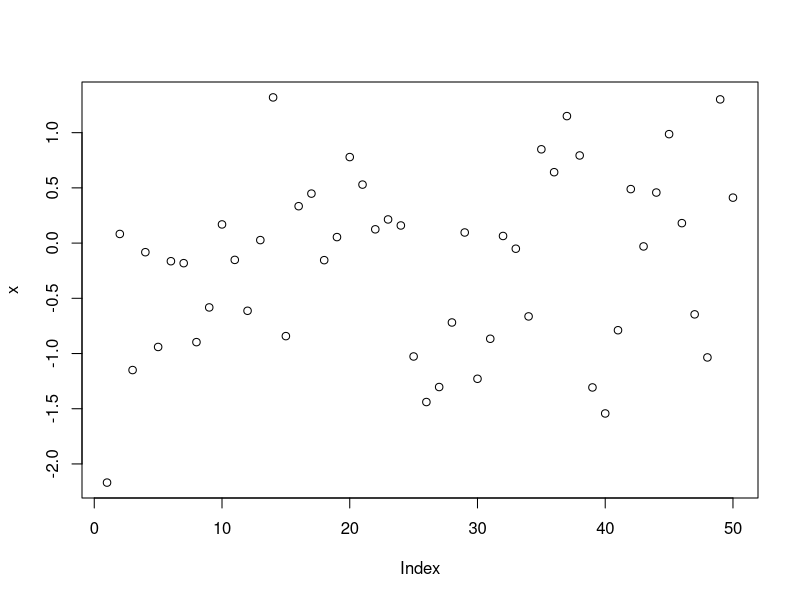
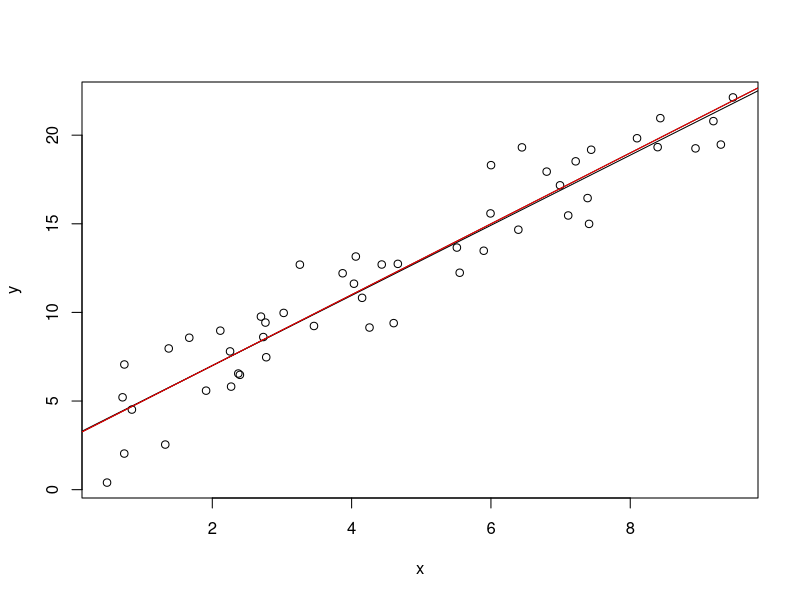
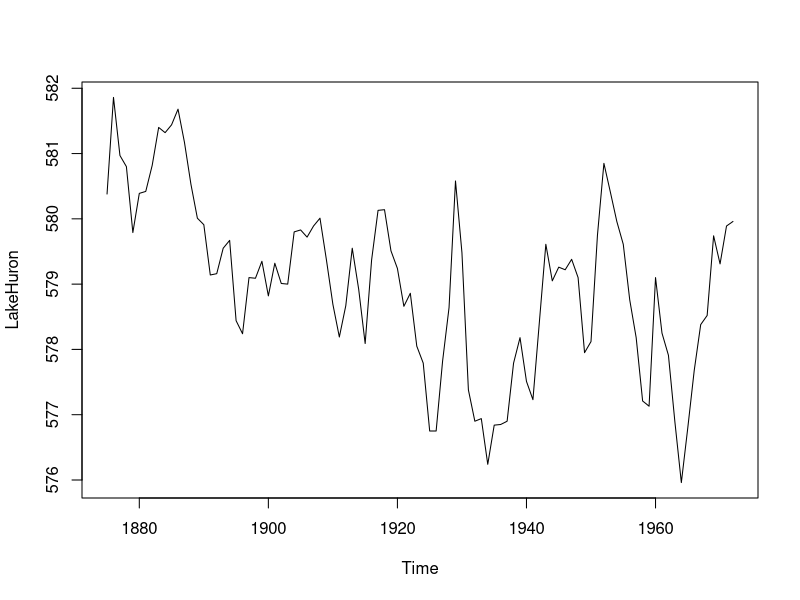
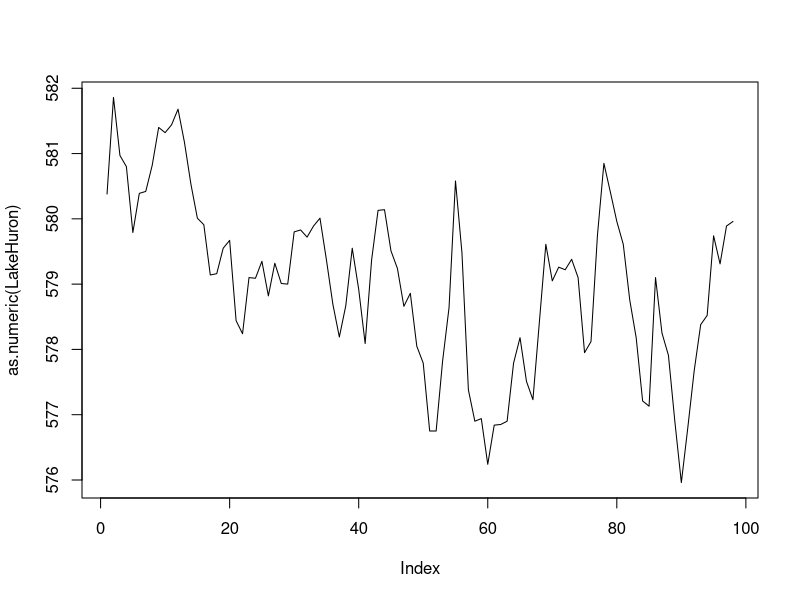
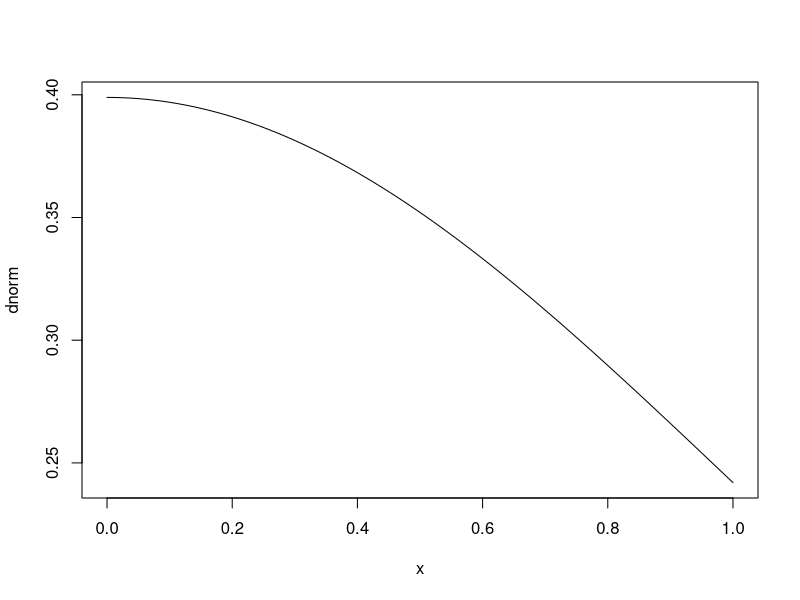
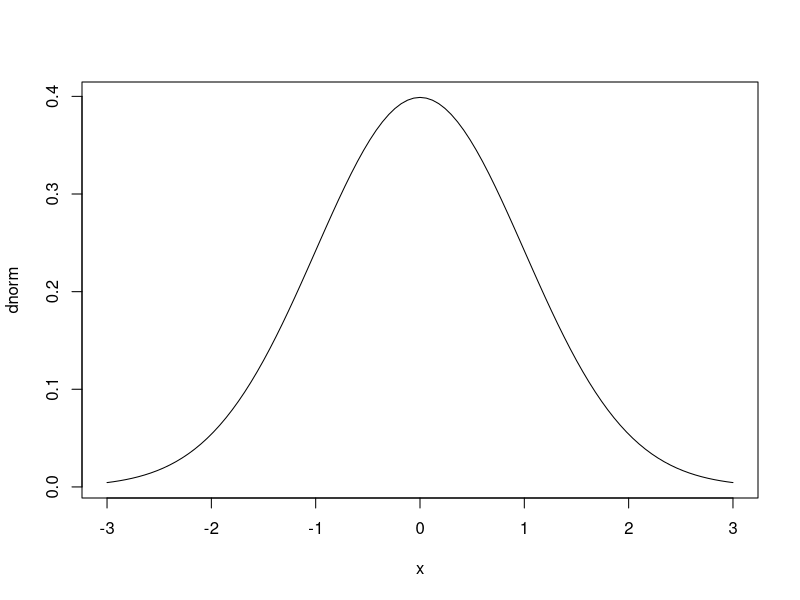
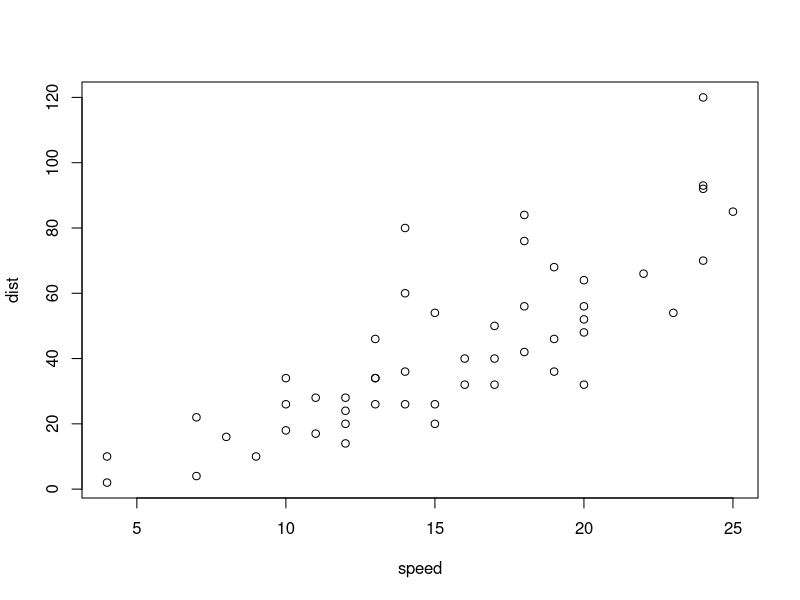
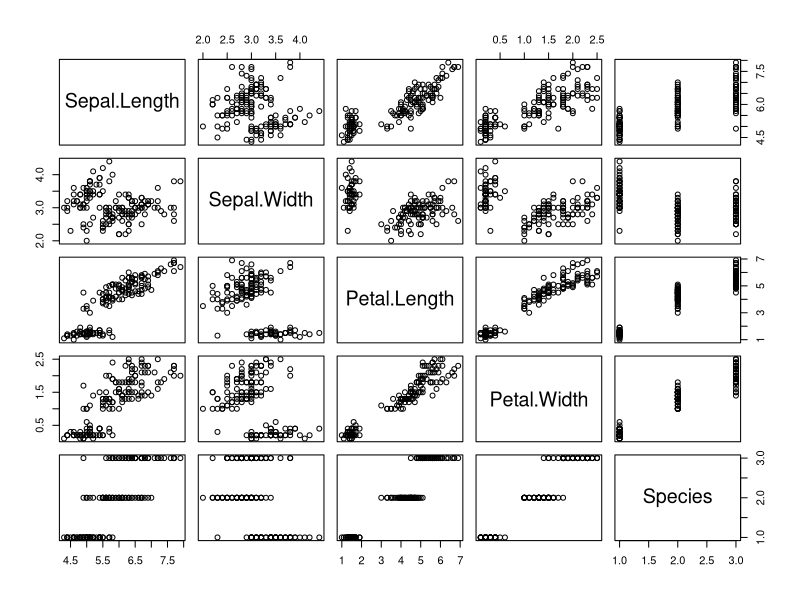

Write the R code that produced these figures, in order.
# Discussion 4
# This material was originally developed by Andrew Blandino
# Plotting with base R

# R can do plotting without any packages (excluding the `graphics` package which comes with R).
# The R manual (see https://cran.r-project.org/doc/manuals/r-release/R-intro.pdf, see Ch 12) specifies 
# three types of plotting features available:
# 1. High-level plots: creates a new plot (overriding an existing plot).
# 2. Low-level plots: adds plotting content to an *existing* plot.
# 3. Interactive: adds/extracts information to/from an *existing* plot usually by way of the mouse.
# We won't spend any time on this last one, since they are less important, but the functionality is there.

# Let's see some examples.

### High-level plotting functions

# first start with plot()

# plot() generates different plots based on the input given

## plot(x) for x numeric vector
x <- rnorm(50)
class(x)
plot(x)
# What is on the x-axis? How do we verify our guess?


## Scatter plots (x,y) numeric

# let's generate some data, here a simulated linear model
x <- runif(50,0,10) # runif(n,min,max)
y <- 3 + 2*x + rnorm(50,sd=2)
plot(x,y)
abline(lm(y~x)) # lm() : linear model
# low-level plots add plots to an already existing plot
# here we can add a straight line to our scatter plot using abline()
# 
abline(a=3,b=2) # abline(a,b) a=intercept, b=slope
# other plotting arguments available
# can set color of plot by 'col' option
abline(a=3,b=2,col='red')

## time series data
LakeHuron # level, in feet, of Lake Huron
class(LakeHuron) # of class ts
plot(LakeHuron)
plot(as.numeric(LakeHuron),type='l') # same plot, but axis and labels are different

## plot(function)
# the argument here is a function
# the plot() assumes a univariate function x -> f(x)
class(dnorm)
plot(dnorm) # default is to plot from x = [0,1]
plot(dnorm,xlim=c(-3,3)) # can change 

## data frame
head(cars) # bivariate dataframe
class(cars)
plot(cars)
#
head(iris)
plot(iris) # multivariate data.frame
pairs(iris) # plot() actually calls pairs() for more than two-columns
?pairs() # matrix of scatterplots
# note that 'Species' is factor but is plotted as numeric() here
plot(iris[,-5]) # without the factor 'Species'

# table
# class = table
class(Titanic)
plot(Titanic) # too many factors here, hard to tell
# four variables here
# can see by
str(Titanic)
margin.table(Titanic,c(1,4)) # Class and Survived
apply(Titanic,c(1,4),sum) # similar output as above
# classes are different
class(margin.table(Titanic,c(1,4)))
class(apply(Titanic,c(1,4),sum))
plot(apply(Titanic,c(1,4),sum)) # not a table 
plot(margin.table(Titanic,c(1,4))) # money talks
mosaicplot(margin.table(Titanic,c(1,4))) # what is actually being called
plot(margin.table(Titanic,c(2,4))) 

## Factors
mpg<-ggplot2::mpg # dataset from ggplot2
head(mpg)
plot(as.factor(mpg$trans),mpg$displ)  # Really messy, how to fix?


## Conditioning scatter plots
# co-plot
pairs(iris) # we can 
coplot(Sepal.Length ~ Petal.Width | Species, data=iris, rows=1)
coplot(Petal.Length ~ Petal.Width | Species, data=iris, rows=1) # notice the separation
# same for mpg data
pairs(formula = ~cty+displ+as.factor(trans),data=mpg )
coplot(mpg$cty~mpg$displ | as.factor( substr(mpg$trans,1,1) ) )

### Exercise ###
# get a scatter plot like the last one but on one plot
# but with the automatic and manual observations *distinct*
# (Hint: try the points() function )
#   fake code:
#   plot(auto)
#   points(manual, col='red')
## Also good practice to add a legend() if it's helpful!

## more plots
rm(mpg) # need to remove existing mpg object
attach(mtcars) # has column 'mpg'
# The data was extracted from the 1974 Motor Trend US magazine,
# and comprises fuel consumption and 10 aspects of automobile design
# and performance for 32 automobiles (1973–74 models).
# other high level plots
# dotchart : alternative to bar plot 
dotchart(sort(mtcars$mpg),labels=rownames(mtcars[order(mtcars$mpg),])) # notice sort() and order() here
dotchart(mpg,labels=rownames(mtcars)) # without
barplot(sort(mtcars$mpg),names.arg =rownames(mtcars[order(mtcars$mpg),]),
        horiz=TRUE, las=2 ) # need to adjust graphics parameters to fix the cutoff

# histogram
hist(mpg)
# qqplot : quantile plots
qqnorm(mpg) 
qqline(mpg)
#boxplot
boxplot(mpg) # of numeric vector
#the whiskers extend to the most extreme data point which is no more than 1.5 times the interquartile range from the box
boxplot(hp)
summary(hp)[5]+1.5*IQR(hp)
max(hp)
detach(mtcars)

# arguments to high-level plotting functions
# check the documentation
?plot # not as helpful
?plot.default # better
?dotchart 
?points
?par # can set graphical parameters, or query for the current parameters
plot(x=1:20,y=1:20,
     pch=1:20,
     xlab='X',
     ylab='Y',
     main='Title goes here',
     sub='the subtitle is down here',
     xlim=c(0,21),
     ylim=c(0,21)
     )
# adjusting the plot before
dotchart(sort(mtcars$mpg),labels=rownames(mtcars[order(mtcars$mpg),]),
         xlab="Miles per Gallon",
         main="Fuel economy",
         pch=20)
# changing the limits.
# normally xlim and ylim are fine for the plot() called
# but you might need to adjust this if you are going to add lower-level plots e.g. lines(), points(), etc.
plot(dnorm,xlim=c(-3,3))
plot(function(x) dnorm(x,sd=.5),
     add=T, # add to existing plot()
     xlim=c(-3,3)
     ) # cut-off
# change ylim on *first* plot
plot(dnorm,
     xlim=c(-3,3),
     ylim=c(0, max(dnorm(0),dnorm(0,sd=.5) ) )
     )
plot(function(x) dnorm(x,sd=.5),
     add=T, # add to existing plot()
     xlim=c(-3,3),
     ) # better

attach(anscombe) # anscombe's quartet
colors() # huge list of colors available in base R
par(mfrow=c(2,2),bg="grey99",pch=20) # mfrow for multiple plots
plot(anscombe$x1,anscombe$y1,xlab="x1",ylab='y1')
abline(lm(y1~x1))
plot(anscombe$x2,anscombe$y2,xlab="x2",ylab='y2')
abline(lm(y2~x2))
plot(anscombe$x3,anscombe$y3,xlab="x3",ylab='y3')
abline(lm(y3~x3))
plot(anscombe$x4,anscombe$y4,xlab="x4",ylab='y4')
abline(lm(y4~x4))

# note the difference between the last
par(mfcol=c(2,2),bg="grey99",pch=20)

# can you guess how the result will be different?
plot(anscombe$x1,anscombe$y1,xlab="x1",ylab='y1')
abline(lm(y1~x1))
plot(anscombe$x2,anscombe$y2,xlab="x2",ylab='y2')
abline(lm(y2~x2))
plot(anscombe$x3,anscombe$y3,xlab="x3",ylab='y3')
abline(lm(y3~x3))
plot(anscombe$x4,anscombe$y4,xlab="x4",ylab='y4')
abline(lm(y4~x4))
detach(anscombe)

# exporting: saving plots to file
# can use the Rstudio interface
# or can do it manually specifying the graphics device
pdf("lm.pdf")
plot(x,y)
abline(3,2)
# plot(cars) # this would add to another page
dev.off() # closes file, no more plots will be added
# other file types available
jpeg("lm.jpeg",width=7,height=7,units="in",res=227)
plot(x,y)
abline(3,2)
dev.off()

## Exercise ##
set.seed(77)
# run a simulation to see how the least squares line
# evolves through repeated generation of the response, y
# through the regression model y = 3 + 2*x + error, with x Fixed.

# Generate data according to 
sig=5
x <- runif(50,0,10)
y <- 3 + 2*x + rnorm(50,sd=sig)

# Also, plot the average least squares line over 50 repetitions  
# How does it compare to the true line y = 3 + 2*x ? 
# What happens when you adjust the error variance?
# (Hint: we are going to repeat the same steps 50 times. What control 
# statement does this suggest?)




